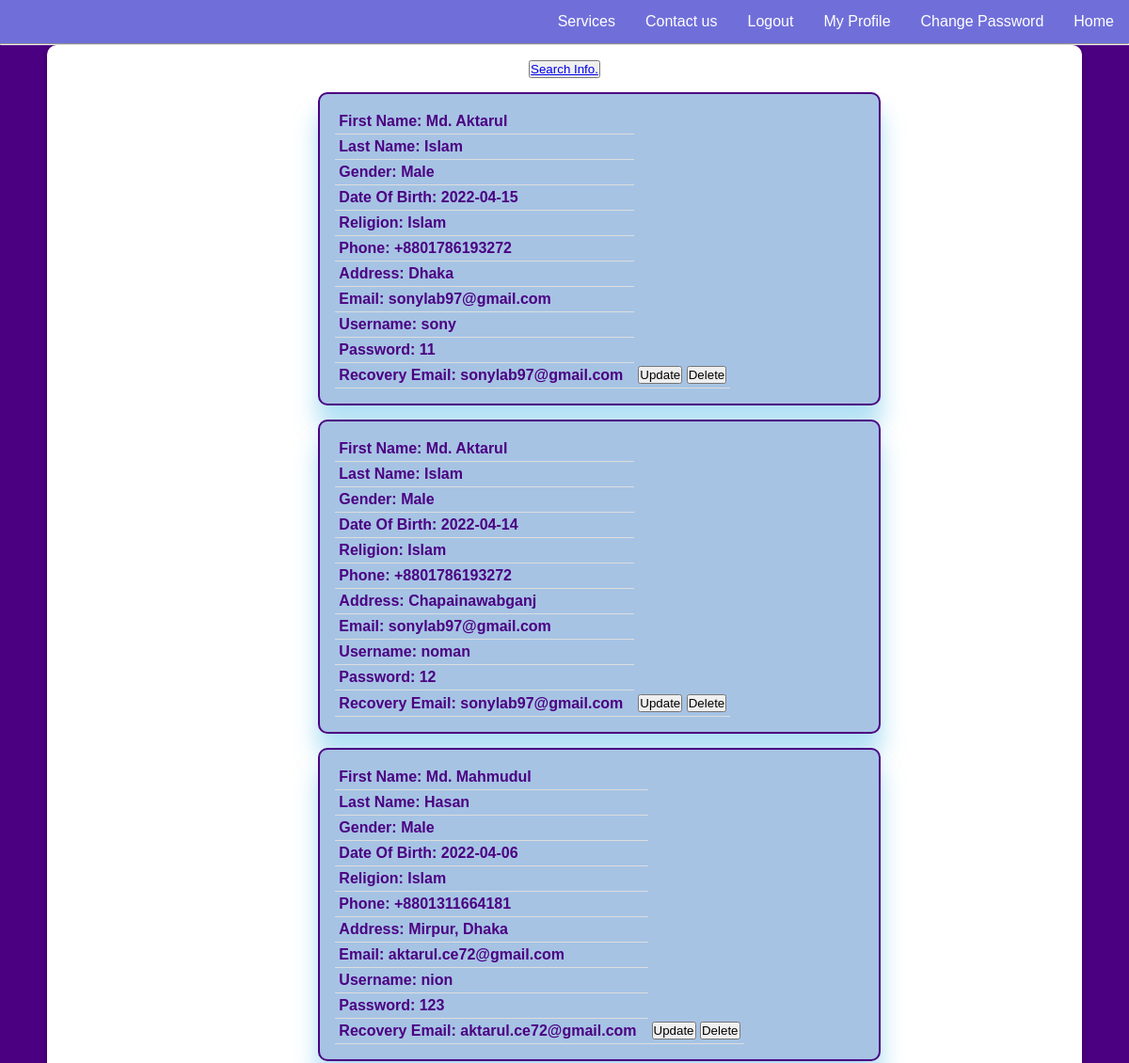
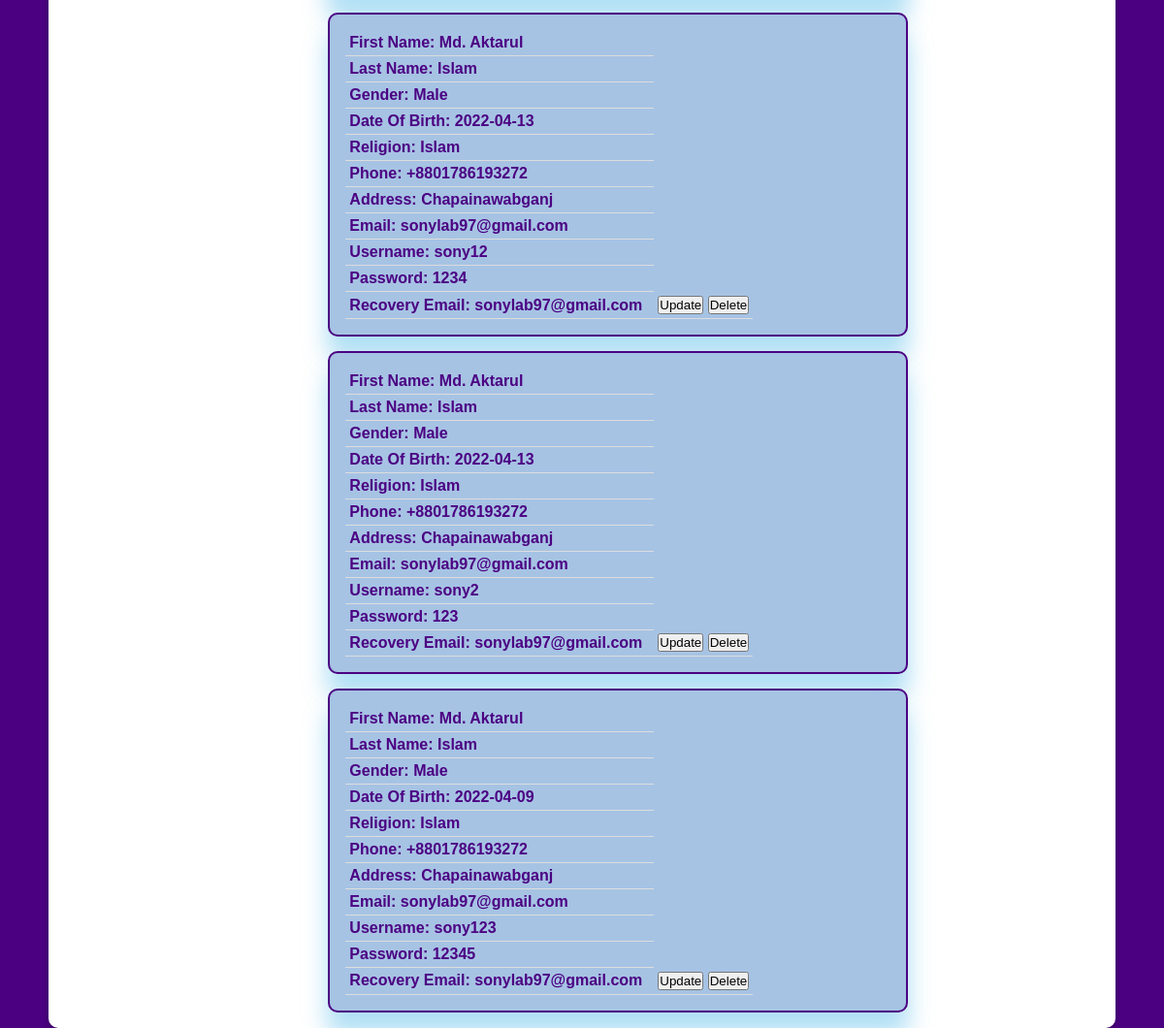
Page /view/data.php (signed in) on the committed database (2 pictures, top to bottom).
### tables this page shows
CREATE TABLE `userinfo` (
  `firstname` varchar(80) NOT NULL,
  `lastname` varchar(80) NOT NULL,
  `gender` varchar(20) NOT NULL,
  `doB` date NOT NULL,
  `religion` varchar(20) NOT NULL,
  `phone` int(15) NOT NULL,
  `presentAddress` varchar(150) NOT NULL,
  `email` varchar(80) NOT NULL,
  `username` varchar(15) NOT NULL,
  `password` varchar(15) NOT NULL,
  `recoveryEmail` varchar(80) NOT NULL
);

### view/data.php (the view, shortened to what this page needs)
<!DOCTYPE html>
<html>
<head lang="en">
    <link rel="stylesheet" href="../view/css/style.css"/>
</head>
<body>
<?php include("home_nav.php") ?>
<hr>
<div class="signup-container">
<div class="view">
 <table class="table">
            <?php
			   $conn = mysqli_connect("localhost","root","","hospital");
               $sql="Select * from `userinfo`";
               $result=mysqli_query($conn, $sql);
                     while($row=mysqli_fetch_array($result)){?>
					    <tbody class="tbody">
								  <tr>
								   <td> <h4>First Name: <?php echo $row['firstname'];?></h4></td>
								   <td></td>
								   </tr>
								  <tr>
								   <td><h4>Last Name: <?php echo $row['lastname'];?></h4></td>
								   <td></td>
								  </tr>
								   <tr>
								   <td><h4>Gender: <?php echo $row['gender'];?></h4></td>
								   <td></td>
								   </tr>
								   <tr>
								   <td><h4>Date Of Birth: <?php echo $row['doB'];?></h4></td>
								   <td></td>
								   </tr>
								  <tr>
								   <td><h4>Religion: <?php echo $row['religion'];?></h4></td>
								   <td></td>
								  </tr>
								   <tr>
								   <td><h4>Phone: +880<?php echo $row['phone'];?></h4></td>
								   <td>
                                   <tr>
								   <td><h4>Address: <?php echo $row['presentAddress'];?></h4></td>
								   <td>
                                   <tr>
								   <td><h4>Email: <?php echo $row['email'];?></h4></td>
								   <td>
                                   <tr>
								   <td><h4>Username: <?php echo $row['username'];?></h4></td>
								   <td>
                                   <tr>
								   <td><h4>Password: <?php echo $row['password'];?></h4></td>
								   <td>
                                   <tr>
								   <td><h4>Recovery Email: <?php echo $row['recoveryEmail'];?></h4></td>
								   <td>
                                   <th>
                                   <button>Update</button>
                                   <button>Delete</button>
                                    </th>
                        </tbody>
             <?php  }
            ?>
          <button class="common_button"><a href="../view/datasearch.php">Search Info.</button>
        </table>
</div>
</div>
</body>
</html>

### view/home_nav.php (shortened to what this page needs)
<!DOCTYPE html>
<html>
<head>
</head>
<body>
<div class="navbar">
    <a href="Dashboard.php">Home</a>
    <a href="ChangePassword.php">Change Password</a>
    <a href="Profile.php">My Profile</a>
    <a href="Logout.php">Logout</a>
    <a href="contactus.php">Contact us</a>
  <div class="dropdown">
    <button class="dropbtn">Services
    </button>
  </div>
</div>
</body>
</html>

### view/css/style.css (style rules this page uses)
* { margin: 0; padding: 0; box-sizing: border-box; }
body { background-color: rgb(218, 161, 213); }

### view/data.php (style rules this page uses)
* { margin: 0; padding: 0; }
body { width: 100%; height: 100vh; background: indigo; }
.tbody { margin: 2% 15% 0 15%; display: inline-block; padding: 1rem; width: 80%; border: 2px solid indigo; border-radius: 10px; background-color: rgb(166, 195, 228); box-shadow: 0 24px 28px rgba(66, 180, 233, 0.25), 0 20px 20px rgba(66, 180, 233, 0.22); }
.signup-container { background-color:indigo; width: 100%; height: auto; display: flex; align-items: center; justify-content: center; }
.view { padding:1rem; width: 1100px; height: auto; border-radius:10px; margin: 0 auto; display: flex; align-items: center; justify-content: center; flex-direction: column; text-align: center; color:indigo; background-color: white; box-shadow: rgba(0, 0, 0, 0.24) 0px 3px 8px; }
table { border-collapse: collapse; width: 70%; }
th, td { padding: 4px; text-align: left; border-bottom: 1px solid #ddd; }

### view/home_nav.php (style rules this page uses)
body { font-family: Arial, Helvetica, sans-serif; }
.navbar { overflow: hidden; background-color: #706fda; }
.navbar a { float: right; font-size: 16px; color: white; text-align: center; padding: 14px 16px; text-decoration: none; }
.dropdown { float: right; overflow: hidden; }
.dropdown .dropbtn { font-size: 16px; border: none; outline: none; color: white; padding: 14px 16px; background-color: inherit; font-family: inherit; margin: 0; }

### rows in the picture
userinfo: firstname "Md. Aktarul", lastname "Islam", gender "Male", doB "2022-04-15", religion "Islam", phone "1786193272", presentAddress "Dhaka", email "sonylab97@gmail.com", username "sony", password "11", recoveryEmail "sonylab97@gmail.com"
userinfo: firstname "Md. Aktarul", lastname "Islam", gender "Male", doB "2022-04-14", religion "Islam", phone "1786193272", presentAddress "Chapainawabganj", email "sonylab97@gmail.com", username "noman", password "12", recoveryEmail "sonylab97@gmail.com"
userinfo: firstname "Md. Mahmudul", lastname "Hasan", gender "Male", doB "2022-04-06", religion "Islam", phone "1311664181", presentAddress "Mirpur, Dhaka", email "aktarul.ce72@gmail.com", username "nion", password "123", recoveryEmail "aktarul.ce72@gmail.com"
userinfo: firstname "Md. Aktarul", lastname "Islam", gender "Male", doB "2022-04-13", religion "Islam", phone "1786193272", presentAddress "Chapainawabganj", email "sonylab97@gmail.com", username "sony12", password "1234", recoveryEmail "sonylab97@gmail.com"
userinfo: firstname "Md. Aktarul", lastname "Islam", gender "Male", doB "2022-04-13", religion "Islam", phone "1786193272", presentAddress "Chapainawabganj", email "sonylab97@gmail.com", username "sony2", password "123", recoveryEmail "sonylab97@gmail.com"
userinfo: firstname "Md. Aktarul", lastname "Islam", gender "Male", doB "2022-04-09", religion "Islam", phone "1786193272", presentAddress "Chapainawabganj", email "sonylab97@gmail.com", username "sony123", password "12345", recoveryEmail "sonylab97@gmail.com"
